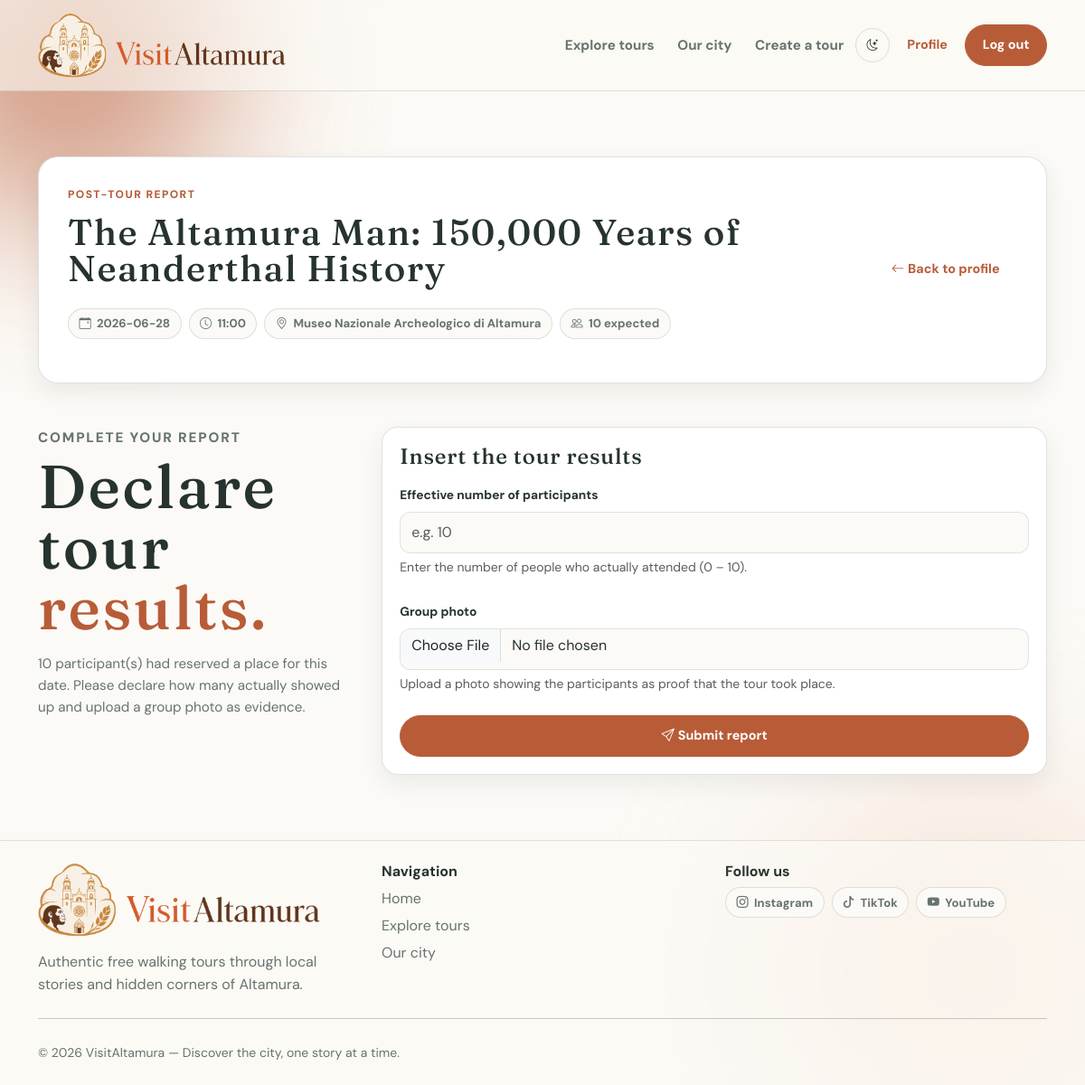
The app's page /tours/3/report/2026-06-28 (signed in) with its own data.
### tables this page shows
CREATE TABLE "tours" (
	"id"	INTEGER NOT NULL UNIQUE,
	"title"	TEXT NOT NULL,
	"description"	TEXT NOT NULL,
	"guide_id"	INTEGER NOT NULL,
	"duration"	INTEGER NOT NULL CHECK("duration" > 0),
	"language"	TEXT NOT NULL CHECK("language" IN ('Italian', 'English', 'Spanish', 'Portuguese', 'German')),
	"meeting_point"	TEXT NOT NULL,
	"max_participants"	INTEGER NOT NULL CHECK("max_participants" > 0),
	"created_at"	TEXT NOT NULL DEFAULT CURRENT_TIMESTAMP,
	PRIMARY KEY("id" AUTOINCREMENT),
	FOREIGN KEY("guide_id") REFERENCES "users"("id"),
	FOREIGN KEY("guide_id","language") REFERENCES "guide_languages"("guide_id","language")
);

### app.py (the view)
@app.route("/tours/<int:tour_id>/report/<tour_date>")
@login_required
def tour_report(tour_id, tour_date):
    user = current_user
    if user.role != 'guide':
        flash("Access denied: only guides can view reports", "danger")
        return redirect(url_for("home"))
    db_tour = tours_dao.get_tour_by_id(tour_id)
    if not db_tour or db_tour['guide_id'] != user.id:
        flash("Tour not found or you do not have permission to view the report for this tour", "danger")
        return redirect(url_for("profile_guide"))
    report = reports_dao.get_report(tour_id, tour_date)
    if report:
        flash("Report already submitted for this tour and date", "warning")
        return redirect(url_for("tour_reservations", tour_id=tour_id))
    try:
        date.fromisoformat(tour_date)
    except ValueError:
        flash("Invalid date format", "danger")
        return redirect(url_for("tour_reservations", tour_id=tour_id))
    reservation_dates = reservations_dao.get_dates_with_confirmed_reservations(tour_id, tour_date)
    if not reservation_dates:
        flash("No confirmed reservations found for this tour and date", "danger")
        return redirect(url_for("tour_reservations", tour_id=tour_id))
    reservation_dates_ok = reservation_dates[0]
    start_datetime = datetime.fromisoformat(reservation_dates_ok['tour_date'] + " " + reservation_dates_ok['start_time'])
    end_datetime = start_datetime + timedelta(minutes=db_tour['duration'])
    if end_datetime > datetime.now():
        flash("You can only submit a report after the tour has ended", "danger")
        return redirect(url_for("tour_reservations", tour_id=tour_id))
    expected_people = reservation_dates_ok['expected_people']
    start_time = reservation_dates_ok['start_time']
    return render_template("tour_report.html", p_tour=db_tour, p_tour_date=tour_date, p_start_time=start_time, p_expected_people=expected_people)

### app.py (called while the page is built)
@login_manager.user_loader
def load_user(user_id):
    db_user = users_dao.get_user_by_id(user_id)
    if db_user is not None:
        user = User(
            id = db_user['id'],
            first_name = db_user['first_name'],
            last_name = db_user['last_name'],
            email = db_user['email'],
            password = db_user['password'],
            role = db_user['role'],
            profile_img = db_user['profile_img'],
        )
    else:
        user = None
    return user

### reports_dao.py (called while the page is built)
def get_report(p_tour_id, p_tour_date):
    query = "SELECT * FROM tour_final_reports WHERE tour_id = ? AND tour_date = ?"
    conn = sqlite3.connect("VisitAltamura_db.db")
    conn.row_factory = sqlite3.Row
    cursor = conn.cursor()
    cursor.execute(query, (p_tour_id, p_tour_date))
    db_report = cursor.fetchone()
    conn.commit()
    cursor.close()
    conn.close()
    return db_report

### reservations_dao.py (called while the page is built)
def get_dates_with_confirmed_reservations(p_tour_id, p_tour_date=None):
    query = "SELECT R.tour_date, WP.start_time, SUM(R.people_count) AS expected_people FROM reservations R, tour_weekly_plan WP WHERE R.tour_id = WP.tour_id AND WP.day_of_week = (strftime('%w', R.tour_date) + 6) % 7 AND R.tour_id = ?"
    params = (p_tour_id,)
    if p_tour_date is not None:
        query += " AND R.tour_date = ?"
        params += (p_tour_date,)
    query += " AND R.status = 'confirmed' GROUP BY R.tour_date, WP.start_time ORDER BY R.tour_date, WP.start_time"
    conn = sqlite3.connect("VisitAltamura_db.db")
    conn.row_factory = sqlite3.Row
    cursor = conn.cursor()
    cursor.execute(query, params)
    db_dates = cursor.fetchall()
    conn.commit()
    cursor.close()
    conn.close()
    return db_dates

### tours_dao.py (called while the page is built)
def get_tour_by_id(p_tour_id):
    query = "SELECT T.*, U.first_name, U.last_name, U.email AS guide_email, (SELECT TI.path_img FROM tour_images TI WHERE TI.tour_id = T.id ORDER BY TI.position LIMIT 1) AS path_img FROM tours T, users U WHERE T.guide_id = U.id AND T.id = ?"
    conn = sqlite3.connect("VisitAltamura_db.db")
    conn.row_factory = sqlite3.Row
    cursor = conn.cursor()
    cursor.execute(query, (p_tour_id,))
    db_tour = cursor.fetchone()
    conn.commit()
    cursor.close()
    conn.close()
    return db_tour

### templates/tour_report.html (shortened to what this page needs)
{% extends "base.html" %}
{% block content %}
<section class="section report-section">
    <div class="container-xl">
        <header class="report-header reveal reveal-delay-1">
            <div class="report-header-content">
                <p class="section-badge">Post-tour report</p>
                <h1 class="report-name mb-4">{{ p_tour.title }}</h1>
                <div class="report-pills">
                    <span class="pills"><i class="bi bi-calendar-event"></i> {{ p_tour_date }}</span>
                    <span class="pills"><i class="bi bi-clock"></i> {{ p_start_time or "—" }}</span>
                    <span class="pills"><i class="bi bi-geo-alt"></i> {{ p_tour.meeting_point }}</span>
                    <span class="pills"><i class="bi bi-people"></i> {{ p_expected_people }} expected</span>
                </div>
            </div>
            <a href="{{ url_for('profile_guide') }}" class="btn btn-link-brand profile-btn">
                <i class="bi bi-arrow-left me-1"></i>Back to profile
            </a>
        </header>
        <div class="row g-4 mt-4">
            <div class="col-12 col-lg-4 reveal reveal-delay-2">
                <div class="form-page-title">
                    <p class="section-badge mb-2">Complete your report</p>
                    <h1>
                        Declare tour<br>
                        <span>results.</span>
                    </h1>
                    <p>
                        {{ p_expected_people }} participant(s) had reserved a place for this date.
                        Please declare how many actually showed up and upload a group photo as evidence.
                    </p>
                </div>
            </div>
            <div class="col-12 col-lg-8">
                <div class="report-tour-card reveal reveal-delay-3">
                    <div class="report-tour-content">
                        <h2 class="report-tour-title mb-3">Insert the tour results</h2>
                        <form method="post"
                            action="{{ url_for('submit_tour_report', tour_id=p_tour.id, tour_date=p_tour_date) }}"
                            enctype="multipart/form-data">
                            <div class="mb-4">
                                <label class="form-label" for="final_participants">
                                    Effective number of participants
                                </label>
                                <input class="form-control" type="number" id="final_participants"
                                    name="final_participants_count" min="0" max="{{ p_expected_people }}"
                                    placeholder="e.g. {{ p_expected_people }}" required>
                                <div class="form-text">Enter the number of people who actually attended (0 – {{
                                    p_expected_people }}).</div>
                            </div>
                            <div class="mb-4">
                                <label class="form-label" for="group_img">
                                    Group photo
                                </label>
                                <input class="form-control" type="file" id="group_img" name="group_img"
                                    accept=".jpg,.jpeg,.png,.webp" required>
                                <div class="form-text">Upload a photo showing the participants as proof that the tour
                                    took place.</div>
                            </div>
                            <button class="btn btn-brand w-100" type="submit">
                                <i class="bi bi-send me-1"></i>Submit report
                            </button>
                        </form>
                    </div>
                </div>
            </div>
        </div>
    </div>
</section>
{% endblock %}

### static/styles/styles.css (style rules this page uses)
:root { --brand: #b85c38; --brand-dark: #923f25; --brand-soft: #f4ddd0; --brand-soft-2: #e69b75; --text: #26332f; --text-soft: #66736f; --text-white: #ffffff; --text-soft-white: rgba(255, 255, 255, 0.8); --bg: #fcfaf6; --bg-deep: #f3ede4; --bg-soft: #ffffff; --surface-glass: rgba(252, 250, 246, 0.6); --line: rgba(38, 51, 47, 0.14); --shadow-small: 0 10px 26px rgba(38, 51, 47, 0.08); --serif: "Fraunces", Georgia, serif; --sans: "DM Sans", system-ui, -apple-system, BlinkMacSystemFont, "Segoe UI", sans-serif; }
html { scroll-behavior: smooth; }
body { background: var(--bg); color: var(--text); font-family: var(--sans); line-height: 1.6; }
a { color: inherit; text-decoration: none; }
.section { padding: 4.5rem 0; }
h1, h2, h3 { color: var(--text); font-family: var(--serif); letter-spacing: 0.035em; line-height: 1.02; }
h1 span, h2 span { color: var(--brand); }
.reveal { opacity: 0; transform: translateY(20px); }
.reveal.active { animation-name: revealAnimations; animation-duration: 0.70s; animation-timing-function: ease; animation-fill-mode: forwards; }
.reveal-delay-1 { animation-delay: 0.30s; }
.reveal-delay-2 { animation-delay: 0.60s; }
.reveal-delay-3 { animation-delay: 0.90s; }
.btn { border-radius: 999px; font-size: 0.9rem; font-weight: 700; padding: 0.7rem 1.15rem; }
.btn-brand { background: var(--brand); border: 1px solid var(--brand); color: #ffffff; transition: background-color 0.2s ease, border-color 0.2s ease, transform 0.2s ease; }
.btn-link-brand { color: var(--brand); text-decoration: none; transition: background-color 0.2s ease, border-color 0.2s ease, transform 0.2s ease; }
.pills { display: inline-flex; align-items: center; gap: 0.4rem; border-radius: 999px; border: 1px solid var(--line); background: var(--bg); color: var(--text-soft); font-size: 0.82rem; font-weight: 700; padding: 0.34rem 0.72rem; }
.hero-badge, .section-badge, .tour-detail, .tour-section-label { font-size: 0.75rem; font-weight: 800; letter-spacing: 0.12em; text-transform: uppercase; }
.section-badge, .tour-detail, .tour-section-label { margin-bottom: 0.75rem; color: var(--brand); }
.form-label { color: var(--text); font-size: 0.86rem; font-weight: 700; }
.form-control, .form-select { background-color: var(--bg); border-color: var(--line); border-radius: 12px; color: var(--text); min-height: 46px; }
.profile-section, .report-section, .reservation-section { min-height: 600px; }
.profile-header, .reservation-header, .report-header { display: flex; align-items: center; justify-content: space-between; flex-wrap: wrap; gap: 1.5rem; margin-bottom: 1.5rem; padding: 2rem; border: 1px solid var(--line); border-radius: 22px; background: var(--bg-soft); box-shadow: var(--shadow-small); }
.profile-btn { margin-left: auto; }
.profile-name, .report-name { font-family: var(--serif); font-size: 2.5rem; line-height: 1; margin-bottom: 0.25rem; }
.profile-tour-card, .report-tour-card { background: var(--bg-soft); border: 1px solid var(--line); border-radius: 18px; box-shadow: var(--shadow-small); overflow: hidden; display: flex; flex-direction: column; height: 100%; transition: box-shadow 0.25s ease, transform 0.25s ease; }
.profile-tour-content, .report-tour-content { padding: 1.2rem; flex-grow: 1; display: flex; flex-direction: column; }
.profile-tour-title, .report-tour-title { font-family: var(--serif); font-size: 1.5rem; line-height: 1.1; }
.reservation-pills, .report-pills { display: flex; flex-wrap: wrap; gap: 0.5rem; margin-bottom: 1rem; margin-top: 0.9rem; }
.form-page-title { position: sticky; top: 108px; }
.form-page-title h1 { font-size: 4.2rem; line-height: 1; margin-bottom: 1rem; }
.form-page-title p { color: var(--text-soft); font-size: 0.95rem; line-height: 1.6; }
.reservation-header-content, .report-header-content { flex: 1; min-width: 0; }

### records on screen
tours: title "The Altamura Man: 150,000 Years of Neanderthal History", meeting_point "Museo Nazionale Archeologico di Altamura"

### other values on screen
{{ p_tour_date }} "2026-06-28"
{{ p_start_time or "—" }} "11:00"
{{ p_expected_people }} "10"
